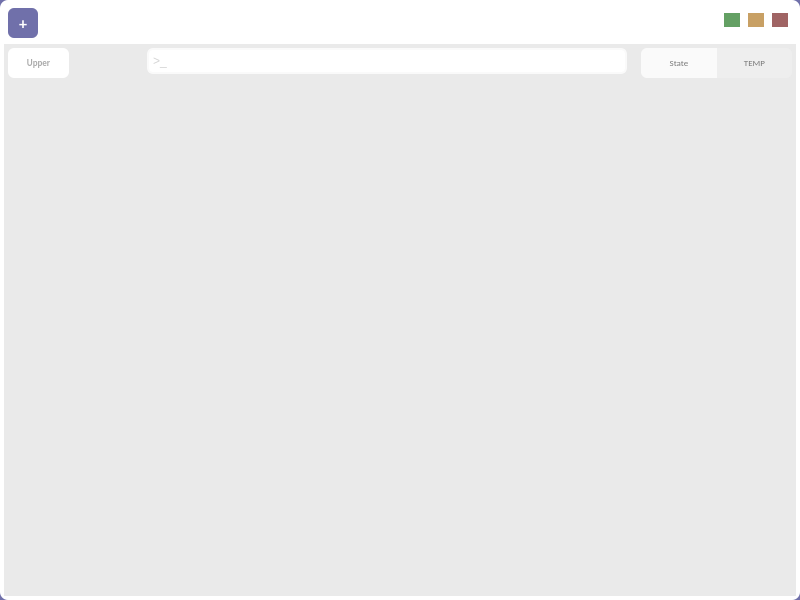
<?xml version="1.0" encoding="UTF-8"?>
<ui version="4.0">
 <class>CrystalExplorerClass</class>
 <widget class="QWidget" name="CrystalExplorerClass">
  <property name="geometry">
   <rect>
    <x>0</x>
    <y>0</y>
    <width>800</width>
    <height>600</height>
   </rect>
  </property>
  <property name="mouseTracking">
   <bool>false</bool>
  </property>
  <property name="focusPolicy">
   <enum>Qt::NoFocus</enum>
  </property>
  <property name="windowTitle">
   <string>CrystalExplorer</string>
  </property>
  <property name="styleSheet">
   <string notr="true">QWidget#CrystalExplorerClass {
background-color: white;
border: 5px solid #7070AA;
}</string>
  </property>
  <widget class="QWidget" name="centralWidget" native="true">
   <property name="geometry">
    <rect>
     <x>0</x>
     <y>0</y>
     <width>800</width>
     <height>600</height>
    </rect>
   </property>
   <property name="mouseTracking">
    <bool>true</bool>
   </property>
   <property name="focusPolicy">
    <enum>Qt::StrongFocus</enum>
   </property>
   <property name="styleSheet">
    <string notr="true">QWidget#centralWidget {
background-color: white;
border-radius: 8px;
}

QWidget::hover#centralWidget {
border: 2px solid #7070AA;
}
</string>
   </property>
   <widget class="CrystalExplorerTabWidget" name="tabWidgetMain">
    <property name="geometry">
     <rect>
      <x>4</x>
      <y>4</y>
      <width>792</width>
      <height>592</height>
     </rect>
    </property>
    <property name="font">
     <font>
      <family>Calibri</family>
      <bold>true</bold>
     </font>
    </property>
    <property name="mouseTracking">
     <bool>false</bool>
    </property>
    <property name="focusPolicy">
     <enum>Qt::NoFocus</enum>
    </property>
    <property name="styleSheet">
     <string notr="true">QTabWidget::tab-bar {
left: 2px;
}

QTabBar::scroller {
width: 0px;
}

QTabBar::scroller::left-arrow {
}


QToolButton {
background-color: #F0F0F0;
border-radius: 6px;
margin: 10px 0px 10px 4px;
}


QToolButton::enabled::hover {
background-color: #606099;
}

QToolButton::!enabled {
background-color: #E0E0E0;
}

QToolButton::enabled {
background-color: #7070AA;
}



QToolButton::right-arrow::selected {
background-color: #7070AA;
padding: 4px;
border-radius: 6px;
}

QTabBar::tab {
height: 30px;
margin: 4px 2px 5px 2px;
border-radius: 5px;
padding-left: 8px;
padding-right: 2px;
background-color: #F4F4F4;
color: #444444;
}

QTabBar::tab::hover {
background-color: #EAEAEA;
}

QTabBar::tab::selected {
color: #FFFFFF;
background-color: #7070AA;
}

QTabBar::tab::selected::hover {
background: #606099;
}

QTabBar::close-button {
margin: 2px;
border-radius: 6px;
}

QTabBar::close-button::selected {
background-color: #FFFFFF;
}

QTabBar::close-button::selected::hover {
background-color: rgb(220, 120, 120);
}

QTabBar::close-button::selected::pressed {
background-color: rgb(240, 100, 100);
}


QTabBar::close-button {
background-color: #CCCCCC;
}

QTabBar::close-button::hover {
background-color: rgb(160, 100, 100);
}

QTabBar::close-button::pressed {
background-color: rgb(200, 100, 100);
}


QTabWidget::pane {
margin-top: 40px;
border: 0 px white;
background-color: #EAEAEA;
}</string>
    </property>
    <property name="currentIndex">
     <number>-1</number>
    </property>
    <property name="iconSize">
     <size>
      <width>16</width>
      <height>16</height>
     </size>
    </property>
    <property name="tabsClosable">
     <bool>true</bool>
    </property>
    <property name="movable">
     <bool>true</bool>
    </property>
   </widget>
   <widget class="QPushButton" name="pushButtonAddTab">
    <property name="geometry">
     <rect>
      <x>8</x>
      <y>8</y>
      <width>30</width>
      <height>30</height>
     </rect>
    </property>
    <property name="font">
     <font>
      <family>Calibri</family>
      <pointsize>12</pointsize>
      <bold>true</bold>
     </font>
    </property>
    <property name="mouseTracking">
     <bool>true</bool>
    </property>
    <property name="focusPolicy">
     <enum>Qt::NoFocus</enum>
    </property>
    <property name="styleSheet">
     <string notr="true">QPushButton {
color: #FFFFFF;
background-color: #7070AA;
border-radius: 6px;
}

QPushButton::hover {
background-color: #606099;
}

QPushButton::pressed {
background-color: #505088;
}


</string>
    </property>
    <property name="text">
     <string>+</string>
    </property>
   </widget>
   <widget class="QLineEdit" name="lineEditFliter">
    <property name="geometry">
     <rect>
      <x>147</x>
      <y>48</y>
      <width>480</width>
      <height>26</height>
     </rect>
    </property>
    <property name="styleSheet">
     <string notr="true">QLineEdit {
border: 2px solid #FAFAFA;
border-radius: 6px;
background: #FFFFFF; 
color: #AAAAAA;
padding: 2px;
}

QLineEdit:hover {
background: #FDFDFD; 
}
</string>
    </property>
    <property name="text">
     <string/>
    </property>
    <property name="placeholderText">
     <string>&gt;_</string>
    </property>
   </widget>
   <widget class="QWidget" name="horizontalWidgetWindowStatus" native="true">
    <property name="geometry">
     <rect>
      <x>724</x>
      <y>12</y>
      <width>64</width>
      <height>16</height>
     </rect>
    </property>
    <layout class="QHBoxLayout" name="horizontalLayout">
     <property name="spacing">
      <number>8</number>
     </property>
     <property name="leftMargin">
      <number>0</number>
     </property>
     <property name="topMargin">
      <number>0</number>
     </property>
     <property name="rightMargin">
      <number>0</number>
     </property>
     <property name="bottomMargin">
      <number>0</number>
     </property>
     <item>
      <widget class="QPushButton" name="pushButtonFullScreen">
       <property name="mouseTracking">
        <bool>true</bool>
       </property>
       <property name="styleSheet">
        <string notr="true">QPushButton {
	border-radius: 8px;
	background-color: rgb(100, 160, 100);
	outline: none;
}
QPushButton::hover {
	background-color: rgb(80, 170, 60);
}
QPushButton::pressed {
	background-color: rgb(60, 180, 40);
}</string>
       </property>
       <property name="text">
        <string/>
       </property>
      </widget>
     </item>
     <item>
      <widget class="QPushButton" name="pushButtonHide">
       <property name="mouseTracking">
        <bool>true</bool>
       </property>
       <property name="styleSheet">
        <string notr="true">QPushButton {
	border-radius: 8px;
	background-color: rgb(200, 160, 100);
	outline: none;
}
QPushButton::hover {
	background-color: rgb(220, 180, 60);
}
QPushButton::pressed {
	background-color: rgb(240, 180, 40);
}</string>
       </property>
       <property name="text">
        <string/>
       </property>
      </widget>
     </item>
     <item>
      <widget class="QPushButton" name="pushButtonClose">
       <property name="mouseTracking">
        <bool>true</bool>
       </property>
       <property name="styleSheet">
        <string notr="true">QPushButton {
	border-radius: 8px;
	background-color: rgb(160, 100, 100);
	outline: none;
}
QPushButton::hover {
	background-color: rgb(200, 50, 50);
}

QPushButton::pressed {
	background-color: rgb(220, 40, 40);
}</string>
       </property>
       <property name="text">
        <string/>
       </property>
      </widget>
     </item>
    </layout>
   </widget>
   <widget class="QPushButton" name="pushButtonParentFolder">
    <property name="geometry">
     <rect>
      <x>8</x>
      <y>48</y>
      <width>61</width>
      <height>30</height>
     </rect>
    </property>
    <property name="font">
     <font>
      <family>Calibri</family>
      <pointsize>7</pointsize>
      <bold>true</bold>
     </font>
    </property>
    <property name="mouseTracking">
     <bool>true</bool>
    </property>
    <property name="focusPolicy">
     <enum>Qt::NoFocus</enum>
    </property>
    <property name="styleSheet">
     <string notr="true">QPushButton {
color: #AAAAAA;
background-color: #FFFFFF;
border-radius: 6px;
font-size: 7pt;
padding: 2px;
}

QPushButton::hover {
background-color: #EFEFEF;
}

QPushButton::pressed {
background-color: #DDDDDD;
}


</string>
    </property>
    <property name="text">
     <string>Upper</string>
    </property>
    <property name="icon">
     <iconset resource="CrystalMelody.qrc">
      <normaloff>:/CrystalMelody/Resource/Graphics/ParentFolder.ico</normaloff>:/CrystalMelody/Resource/Graphics/ParentFolder.ico</iconset>
    </property>
    <property name="iconSize">
     <size>
      <width>24</width>
      <height>24</height>
     </size>
    </property>
   </widget>
   <widget class="QWidget" name="gridWidgetUtilities" native="true">
    <property name="geometry">
     <rect>
      <x>641</x>
      <y>48</y>
      <width>151</width>
      <height>30</height>
     </rect>
    </property>
    <property name="sizePolicy">
     <sizepolicy hsizetype="Preferred" vsizetype="Preferred">
      <horstretch>0</horstretch>
      <verstretch>0</verstretch>
     </sizepolicy>
    </property>
    <property name="styleSheet">
     <string notr="true"/>
    </property>
    <layout class="QGridLayout" name="gridLayoutFile_3" rowstretch="0" rowminimumheight="0">
     <property name="sizeConstraint">
      <enum>QLayout::SetDefaultConstraint</enum>
     </property>
     <property name="leftMargin">
      <number>0</number>
     </property>
     <property name="topMargin">
      <number>0</number>
     </property>
     <property name="rightMargin">
      <number>0</number>
     </property>
     <property name="bottomMargin">
      <number>0</number>
     </property>
     <property name="spacing">
      <number>0</number>
     </property>
     <item row="0" column="1">
      <widget class="QPushButton" name="pushButtonUtilitiesTEMP">
       <property name="enabled">
        <bool>true</bool>
       </property>
       <property name="sizePolicy">
        <sizepolicy hsizetype="Minimum" vsizetype="Expanding">
         <horstretch>0</horstretch>
         <verstretch>0</verstretch>
        </sizepolicy>
       </property>
       <property name="font">
        <font>
         <family>Calibri</family>
         <pointsize>7</pointsize>
        </font>
       </property>
       <property name="mouseTracking">
        <bool>true</bool>
       </property>
       <property name="styleSheet">
        <string notr="true">QPushButton{
	width: 79px;
	height: 20px;
	color: rgb(120, 120, 120);
	border-bottom-right-radius: 6px;
	border-top-right-radius: 6px;
	background-color: rgba(240, 240, 240, 200);
	outline: none;
}
QPushButton::hover{
	background-color: rgba(255, 255, 255, 240);
}

QPushButton::pressed {
	background-color: rgb(5, 110, 180);
	color: rgb(255, 255, 255);
}

QPushButton::checked{
	background-color: rgb(5, 110, 180);
	color: rgb(255, 255, 255);
}</string>
       </property>
       <property name="text">
        <string>TEMP</string>
       </property>
       <property name="checkable">
        <bool>true</bool>
       </property>
      </widget>
     </item>
     <item row="0" column="0">
      <widget class="QPushButton" name="pushButtonUtilitiesState">
       <property name="enabled">
        <bool>true</bool>
       </property>
       <property name="sizePolicy">
        <sizepolicy hsizetype="Minimum" vsizetype="Expanding">
         <horstretch>0</horstretch>
         <verstretch>0</verstretch>
        </sizepolicy>
       </property>
       <property name="font">
        <font>
         <family>Calibri</family>
         <pointsize>7</pointsize>
        </font>
       </property>
       <property name="mouseTracking">
        <bool>true</bool>
       </property>
       <property name="styleSheet">
        <string notr="true">QPushButton{
	width: 79px;
	height: 20px;
	color: rgb(120, 120, 120);
	border-bottom-left-radius: 6px;
	border-top-left-radius: 6px;
	background-color: rgba(255, 255, 255, 200);
	outline: none;
}
QPushButton::hover{
	background-color: rgba(255, 255, 255, 240);
}

QPushButton::pressed {
	background-color: rgb(5, 110, 180);
	color: rgb(255, 255, 255);
}

QPushButton::checked{
	background-color: rgb(5, 110, 180);
	color: rgb(255, 255, 255);
}</string>
       </property>
       <property name="text">
        <string>State</string>
       </property>
       <property name="checkable">
        <bool>true</bool>
       </property>
      </widget>
     </item>
    </layout>
   </widget>
  </widget>
 </widget>
 <layoutdefault spacing="6" margin="11"/>
 <customwidgets>
  <customwidget>
   <class>CrystalExplorerTabWidget</class>
   <extends>QTabWidget</extends>
   <header>CrystalExplorerTabWidget.h</header>
   <container>1</container>
  </customwidget>
 </customwidgets>
 <resources>
  <include location="CrystalMelody.qrc"/>
 </resources>
 <connections>
  <connection>
   <sender>pushButtonAddTab</sender>
   <signal>clicked()</signal>
   <receiver>CrystalExplorerClass</receiver>
   <slot>onClickedPushButtonAddTab()</slot>
   <hints>
    <hint type="sourcelabel">
     <x>70</x>
     <y>8</y>
    </hint>
    <hint type="destinationlabel">
     <x>638</x>
     <y>104</y>
    </hint>
   </hints>
  </connection>
  <connection>
   <sender>pushButtonClose</sender>
   <signal>clicked()</signal>
   <receiver>CrystalExplorerClass</receiver>
   <slot>onClickedPushButtonClose()</slot>
   <hints>
    <hint type="sourcelabel">
     <x>785</x>
     <y>16</y>
    </hint>
    <hint type="destinationlabel">
     <x>877</x>
     <y>54</y>
    </hint>
   </hints>
  </connection>
  <connection>
   <sender>pushButtonHide</sender>
   <signal>clicked()</signal>
   <receiver>CrystalExplorerClass</receiver>
   <slot>onClickedPushButtonHide()</slot>
   <hints>
    <hint type="sourcelabel">
     <x>762</x>
     <y>22</y>
    </hint>
    <hint type="destinationlabel">
     <x>1062</x>
     <y>105</y>
    </hint>
   </hints>
  </connection>
  <connection>
   <sender>pushButtonFullScreen</sender>
   <signal>clicked()</signal>
   <receiver>CrystalExplorerClass</receiver>
   <slot>onClickedPushButtonFullScreen()</slot>
   <hints>
    <hint type="sourcelabel">
     <x>739</x>
     <y>21</y>
    </hint>
    <hint type="destinationlabel">
     <x>1109</x>
     <y>137</y>
    </hint>
   </hints>
  </connection>
  <connection>
   <sender>pushButtonParentFolder</sender>
   <signal>clicked()</signal>
   <receiver>CrystalExplorerClass</receiver>
   <slot>onClickedPushButtonParentFolder()</slot>
   <hints>
    <hint type="sourcelabel">
     <x>16</x>
     <y>58</y>
    </hint>
    <hint type="destinationlabel">
     <x>-82</x>
     <y>17</y>
    </hint>
   </hints>
  </connection>
 </connections>
 <slots>
  <slot>onClickedPushButtonAddTab()</slot>
  <slot>onClickedPushButtonClose()</slot>
  <slot>onClickedPushButtonHide()</slot>
  <slot>onClickedPushButtonFullScreen()</slot>
  <slot>onClickedPushButtonParentFolder()</slot>
 </slots>
</ui>
